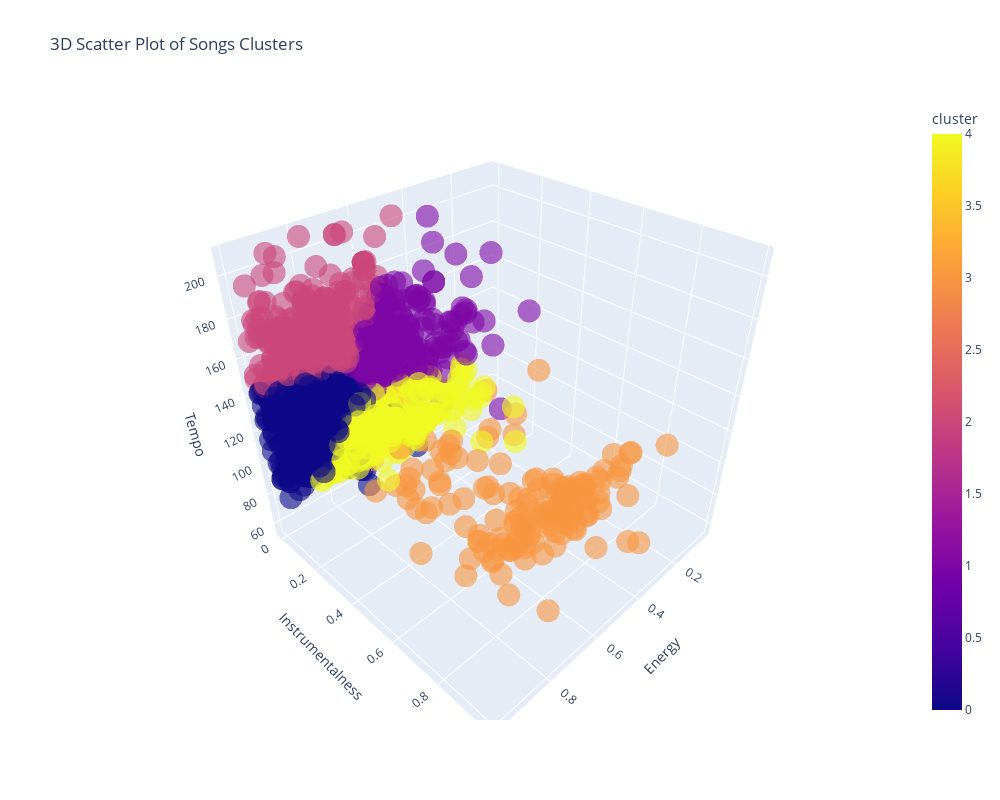

Here is the notebook cell this chart was saved with:
### Code cell
# Create the 3D scatter plot
fig = px.scatter_3d(
    track_features_clean,
    x="energy",
    y="instrumentalness",
    z="tempo",
    color="cluster",
    labels={"energy": "Energy", "instrumentalness": "Instrumentalness", "tempo": "Tempo"},
    title="3D Scatter Plot of Songs Clusters",
    opacity=0.6,
    color_discrete_map=color_map_seaborn,
)

# Adjust the figure size
fig.update_layout(width=1000, height=800)  # You can modify these values as needed
fig.show()

### Figure 1 — Plotly figure (JSON) as saved in the notebook; plotly's stock layout.template omitted (floating-point values rounded to 4 significant figures; data arrays with more than 128 entries replaced by an {"elided": "..."} marker saying what was removed)
{"data": [{"hovertemplate": "Energy=%{x}<br>Instrumentalness=%{y}<br>Tempo=%{z}<br>cluster=%{marker.color}<extra></extra>", "legendgroup": "", "marker": {"color": {"elided": "1743 int values"}, "coloraxis": "coloraxis", "opacity": 0.6, "symbol": "circle"}, "mode": "markers", "name": "", "scene": "scene", "showlegend": false, "type": "scatter3d", "x": {"elided": "1743 float values"}, "y": {"elided": "1743 float values"}, "z": {"elided": "1743 float values"}}], "layout": {"coloraxis": {"colorbar": {"title": {"text": "cluster"}}, "colorscale": [[0, "#0d0887"], [0.1111, "#46039f"], [0.2222, "#7201a8"], [0.3333, "#9c179e"], [0.4444, "#bd3786"], [0.5556, "#d8576b"], [0.6667, "#ed7953"], [0.7778, "#fb9f3a"], [0.8889, "#fdca26"], [1, "#f0f921"]]}, "height": 800, "legend": {"tracegroupgap": 0}, "scene": {"domain": {"x": [0, 1], "y": [0, 1]}, "xaxis": {"title": {"text": "Energy"}}, "yaxis": {"title": {"text": "Instrumentalness"}}, "zaxis": {"title": {"text": "Tempo"}}}, "title": {"text": "3D Scatter Plot of Songs Clusters"}, "width": 1000}}
